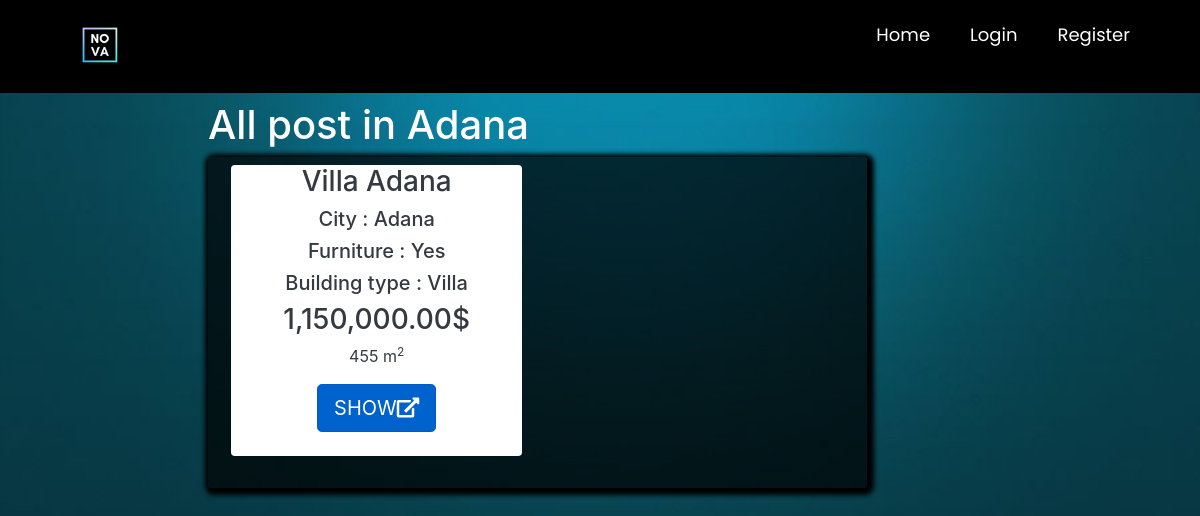
Page /productbyloc/Adana on the committed database.
### main/models.py (models this page shows, shortened)
class Post(models.Model):
    ouruser = models.ForeignKey(ourUser, null=True, on_delete=models.CASCADE)
    post_title = models.CharField(max_length=255,null=True)
    post_description = models.TextField()
    price = models.DecimalField(decimal_places=2 , max_digits=12)
    location = models.CharField(max_length=255,null=True,choices=city)
    postType = models.CharField(choices=RorS , max_length=50, null=True , default='For Sale')
    floor = models.DecimalField(decimal_places=0 , max_digits=3 ,null=True)
    building_age = models.DecimalField(decimal_places=0, max_digits=2 , null=True)
    area = models.DecimalField(decimal_places=0,max_digits=4 ,null=True)
    isFurniture = models.CharField(choices=Furniture ,null=True,max_length=50,default="No")
    building_type = models.CharField(choices=b_types ,null=True ,max_length=50)
    room = models.DecimalField(decimal_places=0 , max_digits=3 ,null=True)

### main/views.py (the view)
# urls.py: path('productbyloc/<str:loc>', views.productbyloc, name="product_loc"),#search on  map
def productbyloc(request, loc):
    location=loc
    posts = Post.objects.all()
    posts = posts.filter(Q(location__icontains=loc))
    mydict = {'posts': posts,'location':location}
    return render(request, 'main/productByLocation.html', context=mydict)

### main/templates/main/productByLocation.html (shortened to what this page needs)
{% extends 'main/mainpage.html' %}
{% load static %}
{% load humanize %}
{% block content %}
<head>
    <link href="//maxcdn.bootstrapcdn.com/bootstrap/4.1.1/css/bootstrap.min.css" rel="stylesheet" id="bootstrap-css">
    <link rel="stylesheet" href="https://stackpath.bootstrapcdn.com/bootstrap/4.1.3/css/bootstrap.min.css"
>
    <link rel="stylesheet" href="https://use.fontawesome.com/releases/v5.3.1/css/all.css"
>
</head>
<div style="margin-left: 17%">
    <div class="container p-1 my-1 text-white rounded">
        <h1> All post in {{location}}</h1>
        <div class="col-md-8 rounded" style=" box-shadow: 2px 2px 5px 5px #000000;background-color: rgba(0,0,0,0.7)">
            <div class="row p-2 my-2">
                {% if posts %}
                {% for i in posts %}
                <div class="col-md-6 ">
                    <div class="container-fluid bg-white rounded text-dark" style="text-align:center;">
                        <h3>{{ i.post_title }}</h3>
                        <h5>City : {{ i.location }}</h5>
                        <h5>Furniture : {{ i.isFurniture }}</h5>
                        <h5>Building type : {{ i.building_type }}</h5>
                        <h3>{{ i.price|intcomma }}$</h3>
                        <p class="descroption">{{i.area}} m<sup>2</sup></p>
                        <a href="{% url 'product_details' i.id %}" class="btn btn-primary btn-lg active" role="button"
                           aria-pressed="true">SHOW<i class="fas fa-external-link-alt"></i></a>
                        <br><br>
                    </div>
                    <br>
                </div>
                {% endfor %}
                {%else%}
                <h3> There is no post in {{location}}</h3>
                {% endif %}
            </div>
        </div>
    </div>
</div>
{% endblock %}

### main/templates/main/mainpage.html (style rules this page uses)
body.g { background-image: url('/static/images/wallpaper.jpg'); background-size: cover; background-repeat: no-repeat; background-attachment: fixed; }

### rows in the picture
Post: location "Adana", post_title "Villa Adana", isFurniture "Yes", building_type "Villa", price "1,150,000.00", area "455"
